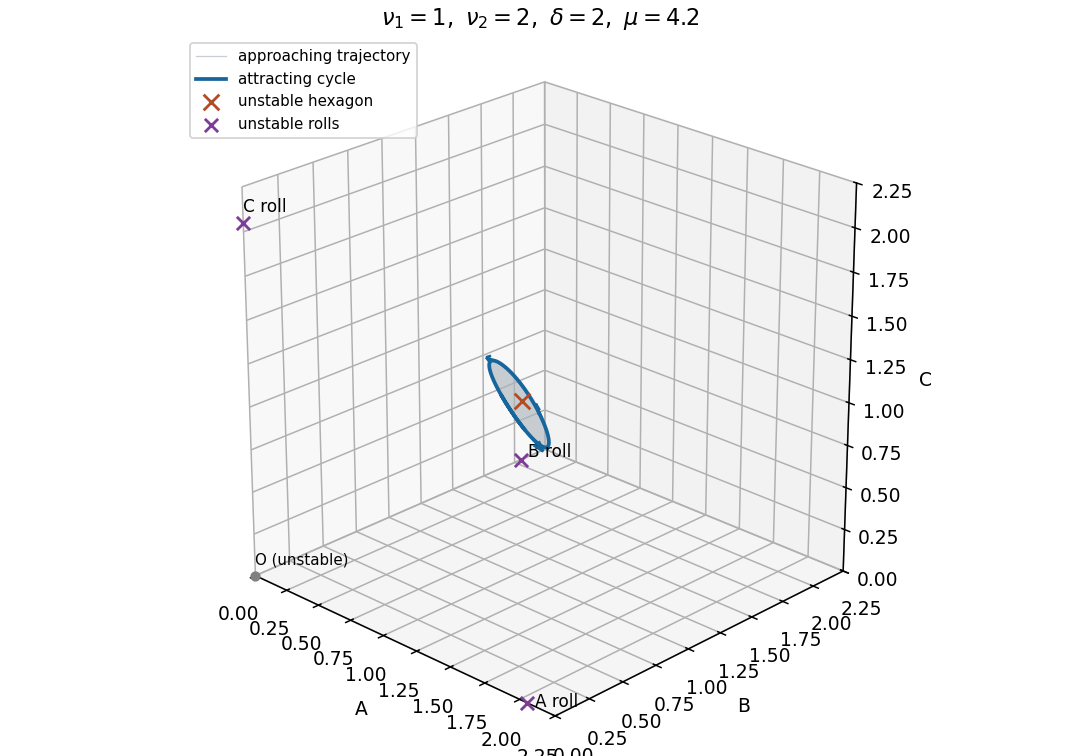

This chart was generated by the following Python code:
"""Original real-amplitude portrait; integrate the cyclic normal form, output to CWD."""
import numpy as np
import matplotlib
matplotlib.use('Agg')
import matplotlib.pyplot as plt
from scipy.integrate import solve_ivp

def main():
 mu=4.2;h=(1+np.sqrt(1+20*mu))/10;r=np.sqrt(mu)
 def f(t,y):return np.array([mu*y[i]+y[(i+1)%3]*y[(i+2)%3]-y[i]**3-4*y[(i+1)%3]**2*y[i] for i in range(3)])
 sol=solve_ivp(f,(0,140),[h+.015,h-.006,h-.009],rtol=1e-10,atol=1e-12,max_step=.025,dense_output=True)
 fig=plt.figure(figsize=(8,5.6),layout='constrained');ax=fig.add_subplot(111,projection='3d')
 transient=sol.sol(np.linspace(0,100,6000));ax.plot(*transient,color='#adb5bd',lw=.7,alpha=.65,label='approaching trajectory')
 cycle=sol.sol(np.linspace(125,125+1,1500));ax.plot(*cycle,color='#17659d',lw=2,label='attracting cycle')
 for t in [125.12,125.39,125.67]:
  y=sol.sol(t);v=f(t,y);v=.15*v/np.linalg.norm(v);ax.quiver(*y,*v,color='#17659d',arrow_length_ratio=.45,lw=1.4)
 ax.scatter([h],[h],[h],marker='x',color='#b34b25',s=70,label='unstable hexagon')
 for i in range(3):
  p=np.zeros(3);p[i]=r;ax.scatter(*p,marker='x',color='#7d3c98',s=50,label='unstable rolls' if i==0 else None)
  off=np.zeros(3);off[i]=.06;ax.text(*(p+off),'ABC'[i]+' roll',fontsize=9)
 ax.scatter([0],[0],[0],color='.5',s=20);ax.text(0,0,.07,'O (unstable)',fontsize=8)
 ax.set(xlim=(0,2.25),ylim=(0,2.25),zlim=(0,2.25),xlabel='A',ylabel='B',zlabel='C',title=r'$\nu_1=1,\ \nu_2=2,\ \delta=2,\ \mu=4.2$')
 ax.view_init(elev=24,azim=-46);ax.legend(loc='upper left',fontsize=8);ax.set_box_aspect((1,1,1))
 fig.savefig('paper-58-oscillating-hexagons.png',dpi=135,facecolor='white');plt.close(fig)
if __name__=='__main__':main()
